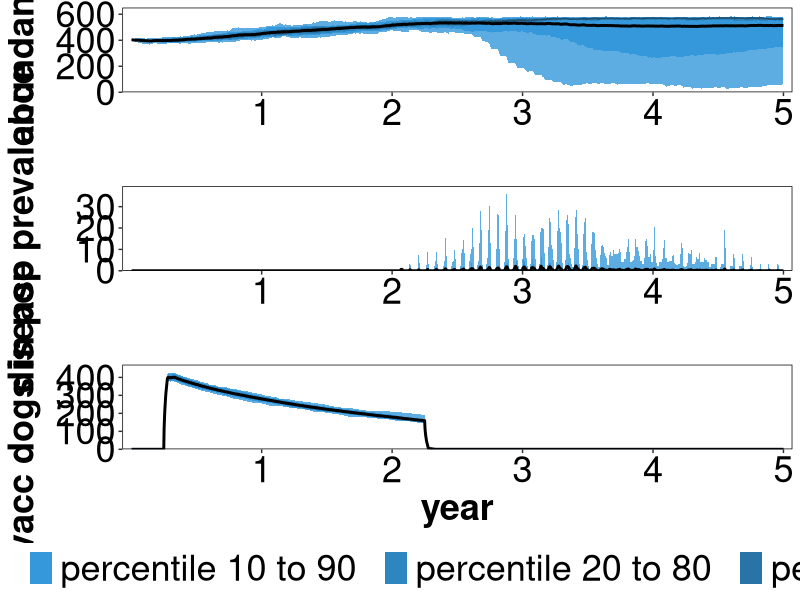

The R script that drew this image:

# BioEcon for Canine Rabies is an individual-based, stochastic simulation model that forecasts the 
# economic and biological results of management.

# Built by Aaron Anderson, Johann Kotze, Brody Hatch, and Jordan Navin

# Version 0.3. Last updated 2017-01-18
# Inquiries and bugs to: Aaron.M.Anderson@aphis.usda.gov 
# Custom builds available

# MIT License
# Copyright (c) 2017 Aaron Anderson
# Permission is hereby granted, free of charge, to any person obtaining a copy
# of this software and associated documentation files (the "Software"), to deal
# in the Software without restriction, including without limitation the rights
# to use, copy, modify, merge, publish, distribute, sublicense, and/or sell
# copies of the Software, and to permit persons to whom the Software is
# furnished to do so, subject to the following conditions:
# The above copyright notice and this permission notice shall be included in all
# copies or substantial portions of the Software.
# THE SOFTWARE IS PROVIDED "AS IS", WITHOUT WARRANTY OF ANY KIND, EXPRESS OR
# IMPLIED, INCLUDING BUT NOT LIMITED TO THE WARRANTIES OF MERCHANTABILITY,
# FITNESS FOR A PARTICULAR PURPOSE AND NONINFRINGEMENT. IN NO EVENT SHALL THE
# AUTHORS OR COPYRIGHT HOLDERS BE LIABLE FOR ANY CLAIM, DAMAGES OR OTHER
# LIABILITY, WHETHER IN AN ACTION OF CONTRACT, TORT OR OTHERWISE, ARISING FROM,
# OUT OF OR IN CONNECTION WITH THE SOFTWARE OR THE USE OR OTHER DEALINGS IN THE
# SOFTWARE.

########################################################################################################################
rm(list=ls())
set.seed(2)

# load required packages
library(ggplot2)
library(gridExtra)
library(gtable)
library(grid)

# inputs for simulation
simulationYears <- 5
simulationEnd   <- 365 * simulationYears
iterations      <- 25

# inputs for initial population
initialPopSize    <- 404
initialFracAdult  <- 0.49
initialFracPup    <- 0.39
initialFracFemale <- 0.38
initialFracImmune <- 0.0
initialFracContra <- 0.0
initialFracVacc   <- 0.0
initialFracSter   <- 0.0

# inputs for mortality
maxJuvAge          <- 299
maxPuppyAge        <- 89
maxAge             <- 4000
carryingCap        <- 577
pupAnnMortProb     <- 0.90
juvAnnMortProb     <- 0.63
adultAnnMortProb   <- 0.32
emigrationProb     <- 0

# inputs for reproduction
immigrantDogs        <- 189
expectedLittersPFY   <- 0.31
expLitterPer <- expectedLittersPFY
meanLitterSize       <- 4.4
femalePupProb        <- 0.38
fractionBirthPulse   <- 0.0
birthPulseVector     <- rep(0, 12)
birthPulseVector[1]  <- 0 
birthPulseVector[2]  <- 0 
birthPulseVector[3]  <- 0
birthPulseVector[4]  <- 0 
birthPulseVector[5]  <- 0 
birthPulseVector[6]  <- 0 
birthPulseVector[7]  <- 0
birthPulseVector[8]  <- 0
birthPulseVector[9]  <- 0 
birthPulseVector[10] <- 0 
birthPulseVector[11] <- 0 
birthPulseVector[12] <- 0 

# inputs for disease
monthsOfPressure      <- 1
dogsPerMonthExposed   <- 1
monthInitIntroduction <- 25
transmissionParam     <- 2.15
bitesPerRabidMean <- transmissionParam
bitesPerRabidShape    <- 1.33
probInfectionFromBite <- 0.49
timeLimitExposed      <- 22 
timeLimitInfective    <- 3
survivalProb          <- 0

# inputs for benefits of management
bitesPerNonRabid     <- 0.00017/3 
bitesPerRabid        <- 0.06756/3 
PEPperNonRabidBite   <- 0.991
PEPperRabidBite      <- 0.991
costPerPEP           <- 754.92
lifeLossPerRabidBite <- 0.19

# inputs for treatment costs
vaccineCost             <- 2.426
contraceptionCostFemale <- 150
contraceptionCostMale   <- 150
sterilizationCostFemale <- 300
sterilizationCostMale   <- 200
euthanasiaCost          <- 150

# inputs for effectiveness of contraception and vaccination
timeVaccineEffective       <- 730
timeBoosterEffective       <- 1095
timeContraEffectiveMales   <- 730
timeContraEffectiveFemales <- 730

# inputs for contact costs
# note: 25, 50, 75, 100, mean 25% 50%, 75%, 100% of specified 
#       initial abundance
contactCost25  <- 1019.09
contactCost50  <- 2757.3
contactCost75  <- 4735.89
contactCost100 <- 8453.7

# input for budget years 1-5    
annualBudget     <- rep(0, simulationYears)
annualBudget[1]  <- 50000
annualBudget[2]  <- 0
annualBudget[3]  <- 0
annualBudget[4]  <- 0
annualBudget[5]  <- 0

# inputs for strategy
# note: model assumes already sterilized dogs are not re-sterilized. 
#       Within the same year dogs will not be vaccinated or contracepted 
#       twice. If dogs are re-contancted in a future year, they will be 
#       re-vaccinated or re-contracepted
# note: contraception and sterilization cannot both equal 1 for same 
#       demographic
# note: if euthanisia equal 1 for some demographic, 
#       all other treatments must equal zero  
vaccPuppyMale     <- 1
vaccPuppyFemale   <- 1
vaccAdultMale     <- 1
vaccAdultFemale   <- 1
vaccJuvMale       <- 1
vaccJuvFemale     <- 1
contraPuppyMale   <- 0
contraPuppyFemale <- 0
contraAdultMale   <- 0
contraAdultFemale <- 0
contraJuvMale     <- 0
contraJuvFemale   <- 0
sterPuppyMale     <- 0
sterPuppyFemale   <- 0
sterAdultMale     <- 0
sterAdultFemale   <- 0
sterJuvMale       <- 0
sterJuvFemale     <- 0
euthPuppyMale     <- 0
euthPuppyFemale   <- 0
euthAdultMale     <- 0
euthAdultFemale   <- 0
euthJuvMale       <- 0
euthJuvFemale     <- 0

boosterGiven <- TRUE

# inputs for management timing
mgtMonthVector     <- rep(0, 12)
mgtMonthVector[1]  <- 0 
mgtMonthVector[2]  <- 0 
mgtMonthVector[3]  <- 0
mgtMonthVector[4]  <- 1
mgtMonthVector[5]  <- 0
mgtMonthVector[6]  <- 0
mgtMonthVector[7]  <- 0
mgtMonthVector[8]  <- 0
mgtMonthVector[9]  <- 0
mgtMonthVector[10] <- 0
mgtMonthVector[11] <- 0
mgtMonthVector[12] <- 0
########################################################################################################################


########################################################################################################################
# Misc preliminary calculations and assignments:

# Get total number of days in simulation:
simulationEnd   <- 365 * simulationYears

# A vector of month number for use in seasonal timing:
monthSeries <- c(rep(1, 31), rep(2, 28), rep(3, 31), rep(4, 30), 
                 rep(5, 31), rep(6, 30), rep(7, 31), rep(8, 31),
                 rep(9, 30), rep(10, 31), rep(11, 30), rep(12, 31)) 

monthFirstDays <- rep(c(match(1, monthSeries), match(2, monthSeries), match(3, monthSeries), match(4, monthSeries),
                        match(5, monthSeries), match(6, monthSeries), match(7, monthSeries), match(8, monthSeries),
                        match(9, monthSeries), match(10, monthSeries), match(11, monthSeries), match(12, monthSeries)),
                      simulationYears)

# Get days of each year that disease will be introduced:
pressureMonths <- seq(monthInitIntroduction, monthInitIntroduction + monthsOfPressure - 1)  
pressureYears <- (pressureMonths - 1) %/% 12 + 1
pressureDays <- list()
for (i in 1:simulationYears) {
  if (sum(pressureYears == i) > 0) {
    pressureDays[[i]] <- monthFirstDays[pressureMonths[pressureYears == i]]
  } else {
    pressureDays[[i]] <- 0
  }
}
flush.console()

# Calculate demographics of initial population:
initialAdults     <- round(initialFracAdult * initialPopSize)
initialSubAdults  <- initialPopSize - initialAdults
initialPuppies    <- round(initialFracPup * initialSubAdults)
initialJuveniles  <- initialSubAdults - initialPuppies

# Calculate daily mortality probabilities:
pupMortalityProb   <- 1 - (1 - pupAnnMortProb) ^ (1/365)
juvMortalityProb   <- 1 - (1 - juvAnnMortProb) ^ (1/365)
adultMortalityProb <- 1 - (1 - adultAnnMortProb) ^ (1/365)

# Calculate daily litter probabilities:
monthDayCount <- c(31, 28, 31, 30, 31, 30, 31, 31, 30, 31, 30, 31)
if(sum(birthPulseVector) != 12 & sum(birthPulseVector != 0)) {
  peakDays <- sum(birthPulseVector * monthDayCount)
  peakProb <- (fractionBirthPulse * expLitterPer) / peakDays
  offPeakDays <- sum((!birthPulseVector) * monthDayCount)
  offPeakProb <- ((1-fractionBirthPulse) * expLitterPer) / offPeakDays
  litterProbability <- rep(offPeakProb, 365)
  for(m in 1:12) {
    if(birthPulseVector[m] == 1) {
      litterProbability[monthSeries == m] <- peakProb
    }
  }
} else {
  litterProbability <- rep(expLitterPer / 365, 365)
}

# Calculate marginal costs of contact:
marginalCost1 <- contactCost25 / (initialPopSize * 0.25)
marginalCost2 <- contactCost50 / (initialPopSize * 0.25)
marginalCost3 <- contactCost75 / (initialPopSize * 0.25)
marginalCost4 <- contactCost100 / (initialPopSize * 0.25)
marginalCost <- c(marginalCost1, marginalCost2, marginalCost3, marginalCost4)

# List days that management will occur:
mgtDayVector <- rep(0, 365)
for(m in 1:12) {
  if(mgtMonthVector[m] == 1) {
    mgtDayVector[monthSeries == m] <- 1
  }
}
managementDays <- seq(1, 365)
managementDays <- managementDays[mgtDayVector == 1]

# A list of traits in the population matrix:
traitList <- c('age', 'puppy', 'adult','female',
               'sterilized', 'contracepted', 'timeContra',
               'vaccinated', 'timeVacc',
               'boosted', 'contacted', 'contactCost',
               'exposed', 'timeExposed',
               'infective', 'timeInfective',
               'immune', 'month')

# A list of results that will be tracked:
censusSeries <- c('abundance', 'puppy', 'adult', 'females', 
                  'sterilized', 'femalesSterilized',
                  'contracepted', 'femalesContracepted', 
                  'vaccinated', 'immune', 'exposed', 'infective',
                  'PEPs', 'lifeLoss', 'newlyVaccinated') 
censusVector <- rep(0, length(censusSeries))
names(censusVector) <- censusSeries

# Create a 3d array to store results:
resultsMatrix <- array(data=NA, dim=c(simulationEnd, length(censusSeries), iterations))
colnames(resultsMatrix) <- censusSeries

# Create a vector of binary strategy indicators:
strategyNames <- c('vaccPuppyMale', 'vaccPuppyFemale',
                   'vaccAdultMale', 'vaccAdultFemale', 
                   'vaccJuvMale', 'vaccJuvFemale',
                   'contraPuppyMale', 'contraPuppyFemale',
                   'contraAdultMale', 'contraAdultFemale',
                   'contraJuvMale', 'contraJuvFemale',
                   'sterPuppyMale', 'sterPuppyFemale',
                   'sterAdultMale', 'sterAdultFemale', 
                   'sterJuvMale', 'sterJuvFemale',
                   'euthPuppyMale', 'euthPuppyFemale',
                   'euthAdultMale', 'euthAdultFemale', 
                   'euthJuvMale', 'euthJuvFemale') 
strategyVector <- c(vaccPuppyMale, vaccPuppyFemale,
                    vaccAdultMale, vaccAdultFemale, 
                    vaccJuvMale, vaccJuvFemale,
                    contraPuppyMale, contraPuppyFemale,
                    contraAdultMale, contraAdultFemale, 
                    contraJuvMale, contraJuvFemale,
                    sterPuppyMale, sterPuppyFemale,
                    sterAdultMale, sterAdultFemale, 
                    sterJuvMale, sterJuvFemale,
                    euthPuppyMale, euthPuppyFemale,
                    euthAdultMale, euthAdultFemale, 
                    euthJuvMale, euthJuvFemale)
names(strategyVector) <- strategyNames

# Create a cost vector to indicate unit cost of each strategy:
strategyCostVector <- c(rep(vaccineCost, 6),
                        contraceptionCostMale, contraceptionCostFemale,
                        contraceptionCostMale, contraceptionCostFemale, 
                        contraceptionCostMale, contraceptionCostFemale,
                        sterilizationCostMale, sterilizationCostFemale,
                        sterilizationCostMale, sterilizationCostFemale, 
                        sterilizationCostMale, sterilizationCostFemale,
                        rep(euthanasiaCost, 6))
names(strategyCostVector) <- strategyNames
########################################################################################################################


########################################################################################################################
getDailyBudget <- function(j) {
  # Arguments: The year of the simulation (j)
  # Return:    The amount that can be spent each day given the management months specified and the annual budget
  # Purpose:   Called at the beginning of each year to allocate the budget across management campaigns during year
  dailyBudget <- mgtDayVector * (annualBudget[j] / sum(mgtDayVector))
  return(dailyBudget)
}
########################################################################################################################


########################################################################################################################
InitialPopulation <- function() {
  # Agruments: None.
  # Return:    The population matrix.
  # Purpose:   Construct the initial population matrix.
  
  popMatrix <- matrix(0, nrow=initialPopSize, ncol=length(traitList))
  colnames(popMatrix) <- traitList                 
  popMatrix[, 'age'] <- c(sample(seq(1, maxPuppyAge), initialPuppies, replace=TRUE),
                          sample(seq(maxPuppyAge + 1, maxJuvAge), initialJuveniles, replace=TRUE),
                          sample(seq(maxJuvAge + 1, maxAge), initialAdults, replace=TRUE))
  popMatrix[, 'female'] <- sample(c(0, 1), initialPopSize, replace=TRUE, 
                                  prob=c(1-initialFracFemale, initialFracFemale))
  popMatrix[, 'contracepted'] <- sample(c(0, 1), initialPopSize, replace=TRUE, 
                                        prob=c(1-initialFracContra, initialFracContra))
  popMatrix[, 'sterilized'] <- sample(c(0, 1), initialPopSize, replace=TRUE, 
                                      prob=c(1-initialFracSter, initialFracSter))
  popMatrix[, 'vaccinated'] <- sample(c(0, 1), initialPopSize, replace=TRUE, 
                                      prob=c(1-initialFracVacc, initialFracVacc))
  popMatrix[, 'immune'] <- sample(c(0, 1), initialPopSize, replace=TRUE, 
                                  prob=c(1-initialFracImmune, initialFracImmune))
  popMatrix[popMatrix[, 'contracepted']==1, 'timeContra'] <- 
    vapply(popMatrix[popMatrix[, 'contracepted']==1, 'age'], sample, size=1, FUN.VALUE=0) 
  popMatrix[popMatrix[, 'vaccinated']==1, 'timeVacc'] <- 
    vapply(popMatrix[popMatrix[, 'vaccinated']==1, 'age'], sample, size=1, FUN.VALUE=0)
  popMatrix[popMatrix[, 'age'] > maxJuvAge, 'adult'] <- 1
  popMatrix[popMatrix[, 'age'] <= maxPuppyAge, 'puppy'] <- 1
  popMatrix[, 'month'] <- 1
  popMatrix[, 'contactCost'] <- sample(marginalCost, nrow(popMatrix), replace=TRUE)
  
  return(popMatrix)
}
########################################################################################################################


########################################################################################################################
MortalityFunction <- function() {
  # Arguments: None.
  # Return:    An updated population matrix.
  # Purpose:   Induces out-migration, probabilistic mortality,
  #            old-age mortality, and censors population to carrying capacity.
  
  # Induce out-migration:
  emigDraw  <- runif(nrow(popMatrix))
  popMatrix <- popMatrix[emigDraw > emigrationProb, , drop=FALSE]
  
  # Induce mortality:
  n <- nrow(popMatrix)
  mortProbVector <- rep(adultMortalityProb, n)
  mortProbVector[popMatrix[, 'age'] <= maxJuvAge]  <- juvMortalityProb
  mortProbVector[popMatrix[, 'age'] <= maxPuppyAge] <- pupMortalityProb
  mortDraw <- runif(n)
  popMatrix <- popMatrix[mortDraw > mortProbVector, , drop=FALSE]
  popMatrix <- popMatrix[maxAge > popMatrix[, 'age'], , drop=FALSE]
  n <- nrow(popMatrix)
  popMatrix <- popMatrix[sample(seq(1, n), min(carryingCap, n), replace=FALSE), , drop=FALSE]
  
  return(popMatrix)
}
########################################################################################################################


########################################################################################################################
ReproductionFunction <- function(d) {
  # Arguments: Day of the year.
  # Return:    An updated population matrix.
  # Purpose:   Induces reproduction and adds the new puppies to
  #            the population.
  
  popMatrix[popMatrix[, 'age'] == (maxJuvAge + 1), 'adult'] <- 1
  popMatrix[popMatrix[, 'age'] == (maxPuppyAge +1), 'puppy'] <- 0
  fertFemales <- sum(popMatrix[, 'adult'] == 1 & 
                       popMatrix[, 'female'] == 1 &
                       popMatrix[, 'contracepted'] == 0 &
                       popMatrix[, 'sterilized'] == 0 &
                       (popMatrix[, 'exposed'] + popMatrix[, 'infective'] == 0 | popMatrix[, 'immune'] == 1))
  fertFemales <- max(0, fertFemales)
  litterDraw <- runif(fertFemales)
  puppies <- round(sum(litterDraw < litterProbability[d]) * meanLitterSize)
  newDogMatrix <- matrix(0, nrow=puppies, ncol=length(traitList))
  colnames(newDogMatrix) <- traitList
  newDogMatrix[, 'female'] <- sample(c(0, 1), puppies, 
                                     replace=TRUE, prob=c(1-femalePupProb, 
                                                          femalePupProb))
  newDogMatrix[, 'puppy'] <- 1
  newDogMatrix[, 'contactCost'] <- sample(marginalCost, nrow(newDogMatrix), replace=TRUE)
  popMatrix <- rbind(popMatrix, newDogMatrix)
  
  return(popMatrix)
}
########################################################################################################################


########################################################################################################################
ImmigrationFunction <- function() {
  # Arguments: None.
  # Return:    An updated population matrix.
  # Purpose:  Creates immigrant dogs and adds them to the population.
  
  # Calcuate number of new dogs to be added each day:
  newDogCount <- immigrantDogs%/%365
  probNewDog <- (immigrantDogs%%365) / 365
  newDogCount <- newDogCount + (runif(1) < probNewDog)
  
  # Create and add new dogs:
  newDogMatrix <- matrix(0, nrow=newDogCount, ncol=length(traitList))
  colnames(newDogMatrix) <- traitList
  newDogMatrix[, 'female'] <- sample(c(0, 1), newDogCount, 
                                     replace=TRUE, 
                                     prob=c(1-initialFracFemale, 
                                            initialFracFemale))
  newDogMatrix[, 'age'] <- sample(seq(0, maxAge), newDogCount, replace=TRUE)
  newDogMatrix[newDogMatrix[, 'age'] > maxJuvAge, 'adult'] <- 1
  newDogMatrix[newDogMatrix[, 'age'] <= maxPuppyAge, 'puppy'] <- 1
  newDogMatrix[, 'contactCost'] <- sample(marginalCost, nrow(newDogMatrix), replace=TRUE)
  popMatrix <- rbind(popMatrix, newDogMatrix)
  
  return(popMatrix)
}
########################################################################################################################


########################################################################################################################
DiseaseSpreadFunction <- function() {
  # Arguments: None.
  # Return:    An updated population matrix.
  # Purpose:   Induces disease transmission, exogenous disease introduction.
  
  # Exogenous transmission:
  if (d %in% pressureDays[[j]]) {
    temp <- rep(0, nrow(popMatrix))
    # Generate a vector of 0's and 1's that indicates which individuals are exposed:
    temp[sample(seq(1, nrow(popMatrix)), dogsPerMonthExposed)] <- 1
    # Change states if the individual can be moved to the exposed state:
    newExposed <- temp == 1 & popMatrix[, 'infective'] == 0 & popMatrix[, 'exposed'] == 0 &
      popMatrix[, 'immune'] == 0 & popMatrix[, 'vaccinated'] == 0
    popMatrix[newExposed, 'exposed']     <- 1
    popMatrix[newExposed, 'timeExposed'] <- 0
  }
  
  # Endogenous transmission:
  infectiveDogs <- sum(popMatrix[, 'infective'])
  dailyRabidBites <- sum(rnbinom(infectiveDogs, size=(bitesPerRabidShape/timeLimitInfective), 
                                 mu=bitesPerRabidMean/timeLimitInfective))
  # Now we draw dogs randomly from population to be bitten:
  rowsBitten <- unique(sample(seq(1:nrow(popMatrix)), dailyRabidBites, replace=TRUE))
  bitten <- rep(0, nrow(popMatrix))
  bitten[rowsBitten] <- 1
  infectionDraw <- runif(nrow(popMatrix))
  # Treat dog as unbitten if did not actually aquire infection from bite:
  bitten[infectionDraw > probInfectionFromBite] <- 0
  # Take the dogs that received rabid bites and moved to exposed state if appropriate:
  newExposed <- bitten == 1 & popMatrix[, 'infective'] == 0 & popMatrix[, 'exposed'] == 0 &
    popMatrix[, 'immune'] == 0 & popMatrix[, 'vaccinated'] == 0
  popMatrix[newExposed, 'exposed']     <- 1
  popMatrix[newExposed, 'timeExposed'] <- 0
  
  return(popMatrix)
} 
########################################################################################################################


########################################################################################################################
DiseaseProgressionFunction <- function() {
  # Arguments: None.
  # Return:    An updated population matrix.
  # Purpose:   Induces transition from exposed and infective states.
  
  # Transition exposed to infective:
  newInfective <- popMatrix[, 'exposed'] == 1 & popMatrix[, 'timeExposed'] > timeLimitExposed
  popMatrix[newInfective, 'exposed']       <- 0
  popMatrix[newInfective, 'infective']     <- 1
  popMatrix[newInfective, 'timeInfective'] <- 0
  
  # Transition infective to death or immune:
  newRecovered <- popMatrix[, 'infective'] == 1 & popMatrix[, 'timeInfective'] > timeLimitInfective
  recoverDraw <- runif(length(newRecovered))
  recover <- newRecovered[recoverDraw < survivalProb]
  death <- newRecovered[recoverDraw >= survivalProb]
  popMatrix[recover, 'infective'] <- 0
  popMatrix[recover, 'immune']    <- 1
  popMatrix <- popMatrix[!death, , drop=FALSE]
  
  return(popMatrix)
}
########################################################################################################################


########################################################################################################################
CensusFunction <- function() {
  # Arguments: None.
  # Return: A vector of results.
  # Purpose: Calculate results that are recorded daily.
  
  censusVector['abundance'] <- nrow(popMatrix)
  censusVector['puppy'] <- sum(popMatrix[, 'age'] <= maxPuppyAge)
  censusVector['adult'] <- sum(popMatrix[, 'age'] > maxJuvAge)
  censusVector['females'] <- sum(popMatrix[, 'female'])
  censusVector['sterilized'] <- sum(popMatrix[, 'sterilized'])
  censusVector['femalesSterilized'] <- sum(popMatrix[, 'sterilized'] == 1 & popMatrix[, 'female'] == 1)
  censusVector['contracepted'] <- sum(popMatrix[, 'sterilized'])
  censusVector['femalesContracepted'] <- sum(popMatrix[, 'contracepted'] == 1 & 
                                               popMatrix[, 'female'] == 1)
  censusVector['vaccinated'] <- sum(popMatrix[, 'vaccinated'])
  censusVector['immune'] <- sum(popMatrix[, 'immune'])
  censusVector['exposed'] <- sum(popMatrix[, 'exposed'])
  censusVector['infective'] <- sum(popMatrix[, 'infective'])
  bitesNonRabid <- bitesPerNonRabid * (censusVector['abundance'] - censusVector['infective'])
  bitesRabid <- bitesPerRabid * (censusVector['infective'])
  censusVector['PEPs'] <- PEPperNonRabidBite * bitesNonRabid + PEPperRabidBite * bitesRabid
  censusVector['lifeLoss'] <- lifeLossPerRabidBite * ((1 - PEPperRabidBite) * bitesRabid)
  
  return(censusVector)
}
########################################################################################################################


########################################################################################################################
ManagementFunction <- function(d, marginalCost, dailyBudget, totalSpending, totalContacted) {
  dailySpending <- 0
  if (dailyBudget[d] > 0) {
    count <- 0
    while (dailySpending < dailyBudget[d] & min(popMatrix[, 'contacted']) == 0) {
      
      # if there are uncontacted dogs left in the lowest marginal cost category, contact them first
      if (sum(popMatrix[, 'contacted'] == 0 & popMatrix[, 'contactCost'] == marginalCost[1]) > 0) {
        dogNumber <- sample(rep(which(popMatrix[, 'contacted'] == 0 & 
                                      popMatrix[, 'contactCost'] == marginalCost[1]), 2), 1)
        # now check for uncontacted in 2nd lowest marginal cost category
      } else if (sum(popMatrix[, 'contacted'] == 0 & popMatrix[, 'contactCost'] == marginalCost[2]) > 0) {
        dogNumber <- sample(rep(which(popMatrix[, 'contacted'] == 0 & 
                                      popMatrix[, 'contactCost'] == marginalCost[2]), 2), 1)
        # and for 2nd highest marginal cost category
      } else if (sum(popMatrix[, 'contacted'] == 0 & popMatrix[, 'contactCost'] == marginalCost[3]) > 0) {
        dogNumber <- sample(rep(which(popMatrix[, 'contacted'] == 0 & 
                                      popMatrix[, 'contactCost'] == marginalCost[3]), 2), 1)
        # and for highest marginal cost category
      } else if (sum(popMatrix[, 'contacted'] == 0 & popMatrix[, 'contactCost'] == marginalCost[4]) > 0) {
        dogNumber <- sample(rep(which(popMatrix[, 'contacted'] == 0 & 
                                      popMatrix[, 'contactCost'] == marginalCost[4]), 2), 1)
      } else {
        break
      }
      
      popMatrix[dogNumber, 'contacted'] <- 1
      totalContacted <- totalContacted + 1
      dailySpending <- dailySpending + as.numeric(popMatrix[dogNumber, 'contactCost'])
      
      if (popMatrix[dogNumber, 'female'] == 1) {
        # FEMALE management starts here
        
        if (popMatrix[dogNumber, 'puppy'] == 1) {
          # female PUPPY management here
          if (strategyVector['euthPuppyFemale'] == 1) {
            popMatrix <- popMatrix[!dogNumber, , drop=FALSE]
            dailySpending <- dailySpending + as.numeric(strategyCostVector['euthPuppyFemale'])
          } else {
            if (strategyVector['sterPuppyFemale'] == 1) {
              if (popMatrix[dogNumber, 'sterilized'] == 0) {
                popMatrix[dogNumber, 'sterilized'] <- 1
                dailySpending <- dailySpending + as.numeric(strategyCostVector['sterPuppyFemale'])
              }
            } else if (strategyVector['contraPuppyFemale'] == 1) {
              if (popMatrix[dogNumber, 'sterilized'] == 0) {
                # we won't contracept if dog has been sterilized, be we will even if already contracepted
                popMatrix[dogNumber, 'contracepted'] <- 1
                popMatrix[dogNumber, 'timeContra'] <- 0
                dailySpending <- dailySpending + as.numeric(strategyCostVector['contraPuppyFemale'])
              }
            }
            if (strategyVector['vaccPuppyFemale'] == 1) {
              if (popMatrix[dogNumber, 'vaccinated'] == 0) {
                popMatrix[dogNumber, 'vaccinated'] <- 1
                popMatrix[dogNumber, 'timeVacc'] <- 0
                dailySpending <- dailySpending + as.numeric(strategyCostVector['vaccPuppyFemale'])
              } else if (boosterGiven == TRUE) {
                popMatrix[dogNumber, 'vaccinated'] <- 1
                popMatrix[dogNumber, 'boosted'] <- 1
                popMatrix[dogNumber, 'timeVacc'] <- 0
                dailySpending <- dailySpending + as.numeric(strategyCostVector['vaccPuppyFemale'])
              }
            }
          }
        } else if (popMatrix[dogNumber, 'adult'] == 1) {
          # female ADULT management here
          if (strategyVector['euthAdultFemale'] == 1) {
            popMatrix <- popMatrix[!dogNumber, , drop=FALSE]
            dailySpending <- dailySpending + as.numeric(strategyCostVector['euthAdultFemale'])
          } else {
            if (strategyVector['sterAdultFemale'] == 1) {
              if (popMatrix[dogNumber, 'sterilized'] == 0) {
                popMatrix[dogNumber, 'sterilized'] <- 1
                dailySpending <- dailySpending + as.numeric(strategyCostVector['sterAdultFemale'])
              }
            } else if (strategyVector['contraAdultFemale'] == 1) {
              if (popMatrix[dogNumber, 'sterilized'] == 0) {
                # we won't contracept if dog has been sterilized, be we will even if already contracepted
                popMatrix[dogNumber, 'contracepted'] <- 1
                popMatrix[dogNumber, 'timeContra'] <- 0
                dailySpending <- dailySpending + as.numeric(strategyCostVector['contraAdultFemale'])
              }
            }
            if (strategyVector['vaccAdultFemale'] == 1) {
              if (popMatrix[dogNumber, 'vaccinated'] == 0) {
                popMatrix[dogNumber, 'vaccinated'] <- 1
                popMatrix[dogNumber, 'timeVacc'] <- 0
                dailySpending <- dailySpending + as.numeric(strategyCostVector['vaccAdultFemale'])
              } else if (boosterGiven == TRUE) {
                popMatrix[dogNumber, 'vaccinated'] <- 1
                popMatrix[dogNumber, 'boosted'] <- 1
                popMatrix[dogNumber, 'timeVacc'] <- 0
                dailySpending <- dailySpending + as.numeric(strategyCostVector['vaccAdultFemale'])
              }
            }
          }
        } else {
          # female JUVENILE management here
          if (strategyVector['euthJuvFemale'] == 1) {
            popMatrix <- popMatrix[!dogNumber, , drop=FALSE]
            dailySpending <- dailySpending + as.numeric(strategyCostVector['euthJuvFemale'])
          } else {
            if (strategyVector['sterJuvFemale'] == 1) {
              if (popMatrix[dogNumber, 'sterilized'] == 0) {
                popMatrix[dogNumber, 'sterilized'] <- 1
                dailySpending <- dailySpending + as.numeric(strategyCostVector['sterJuvFemale'])
              }
            } else if (strategyVector['contraJuvFemale'] == 1) {
              if (popMatrix[dogNumber, 'sterilized'] == 0) {
                # we won't contracept if dog has been sterilized, be we will even if already contracepted
                popMatrix[dogNumber, 'contracepted'] <- 1
                popMatrix[dogNumber, 'timeContra'] <- 0
                dailySpending <- dailySpending + as.numeric(strategyCostVector['contraJuvFemale'])
              }
            }
            if (strategyVector['vaccJuvFemale'] == 1) {
              if (popMatrix[dogNumber, 'vaccinated'] == 0) {
                popMatrix[dogNumber, 'vaccinated'] <- 1
                popMatrix[dogNumber, 'timeVacc'] <- 0
                dailySpending <- dailySpending + as.numeric(strategyCostVector['vaccJuvFemale'])
              } else if (boosterGiven == TRUE) {
                popMatrix[dogNumber, 'vaccinated'] <- 1
                popMatrix[dogNumber, 'boosted'] <- 1
                popMatrix[dogNumber, 'timeVacc'] <- 0
                dailySpending <- dailySpending + as.numeric(strategyCostVector['vaccJuvFemale'])
              }
            }
          }
        } 
        
      } else {
        # MALE management starts here
        if (popMatrix[dogNumber, 'puppy'] == 1) {
          # male PUPPY management here
          if (strategyVector['euthPuppyMale'] == 1) {
            popMatrix <- popMatrix[!dogNumber, , drop=FALSE]
            dailySpending <- dailySpending + as.numeric(strategyCostVector['euthPuppyMale'])
          } else {
            if (strategyVector['sterPuppyMale'] == 1) {
              if (popMatrix[dogNumber, 'sterilized'] == 0) {
                popMatrix[dogNumber, 'sterilized'] <- 1
                dailySpending <- dailySpending + as.numeric(strategyCostVector['sterPuppyMale'])
              }
            } else if (strategyVector['contraPuppyMale'] == 1) {
              if (popMatrix[dogNumber, 'sterilized'] == 0) {
                # we won't contracept if dog has been sterilized, be we will even if already contracepted
                popMatrix[dogNumber, 'contracepted'] <- 1
                popMatrix[dogNumber, 'timeContra'] <- 0
                dailySpending <- dailySpending + as.numeric(strategyCostVector['contraPuppyMale'])
              }
            }
            if (strategyVector['vaccPuppyMale'] == 1) {
              if (popMatrix[dogNumber, 'vaccinated'] == 0) {
                popMatrix[dogNumber, 'vaccinated'] <- 1
                popMatrix[dogNumber, 'timeVacc'] <- 0
                dailySpending <- dailySpending + as.numeric(strategyCostVector['vaccPuppyMale'])
              } else if (boosterGiven == TRUE) {
                popMatrix[dogNumber, 'vaccinated'] <- 1
                popMatrix[dogNumber, 'boosted'] <- 1
                popMatrix[dogNumber, 'timeVacc'] <- 0
                dailySpending <- dailySpending + as.numeric(strategyCostVector['vaccPuppyMale'])
              }
            }
          }
          
        } else if (popMatrix[dogNumber, 'adult'] == 1) {
          # male ADULT management here
          if (strategyVector['euthAdultMale'] == 1) {
            popMatrix <- popMatrix[!dogNumber, , drop=FALSE]
            dailySpending <- dailySpending + as.numeric(strategyCostVector['euthAdultMale'])
          } else {
            if (strategyVector['sterAdultMale'] == 1) {
              if (popMatrix[dogNumber, 'sterilized'] == 0) {
                popMatrix[dogNumber, 'sterilized'] <- 1
                dailySpending <- dailySpending + as.numeric(strategyCostVector['sterAdultMale'])
              }
            } else if (strategyVector['contraAdultMale'] == 1) {
              if (popMatrix[dogNumber, 'sterilized'] == 0) {
                # we won't contracept if dog has been sterilized, be we will even if already contracepted
                popMatrix[dogNumber, 'contracepted'] <- 1
                popMatrix[dogNumber, 'timeContra'] <- 0
                dailySpending <- dailySpending + as.numeric(strategyCostVector['contraAdultMale'])
              }
            }
            if (strategyVector['vaccAdultMale'] == 1) {
              if (popMatrix[dogNumber, 'vaccinated'] == 0) {
                popMatrix[dogNumber, 'vaccinated'] <- 1
                popMatrix[dogNumber, 'timeVacc'] <- 0
                dailySpending <- dailySpending + as.numeric(strategyCostVector['vaccAdultMale'])
              } else if (boosterGiven == TRUE) {
                popMatrix[dogNumber, 'vaccinated'] <- 1
                popMatrix[dogNumber, 'boosted'] <- 1
                popMatrix[dogNumber, 'timeVacc'] <- 0
                dailySpending <- dailySpending + as.numeric(strategyCostVector['vaccAdultMale'])
              }
            }
          }
          
        } else {
          # male JUVENILE management here
          if (strategyVector['euthJuvMale'] == 1) {
            popMatrix <- popMatrix[!dogNumber, , drop=FALSE]
            dailySpending <- dailySpending + as.numeric(strategyCostVector['euthJuvMale'])
          } else {
            if (strategyVector['sterJuvMale'] == 1) {
              if (popMatrix[dogNumber, 'sterilized'] == 0) {
                popMatrix[dogNumber, 'sterilized'] <- 1
                dailySpending <- dailySpending + as.numeric(strategyCostVector['sterJuvMale'])
              }
            } else if (strategyVector['contraJuvMale'] == 1) {
              if (popMatrix[dogNumber, 'sterilized'] == 0) {
                # we won't contracept if dog has been sterilized, be we will even if already contracepted
                popMatrix[dogNumber, 'contracepted'] <- 1
                popMatrix[dogNumber, 'timeContra'] <- 0
                dailySpending <- dailySpending + as.numeric(strategyCostVector['contraJuvMale'])
              }
            }
            if (strategyVector['vaccJuvMale'] == 1) {
              if (popMatrix[dogNumber, 'vaccinated'] == 0) {
                popMatrix[dogNumber, 'vaccinated'] <- 1
                popMatrix[dogNumber, 'timeVacc'] <- 0
                dailySpending <- dailySpending + as.numeric(strategyCostVector['vaccJuvMale'])
              } else if (boosterGiven == TRUE) {
                popMatrix[dogNumber, 'vaccinated'] <- 1
                popMatrix[dogNumber, 'boosted'] <- 1
                popMatrix[dogNumber, 'timeVacc'] <- 0
                dailySpending <- dailySpending + as.numeric(strategyCostVector['vaccJuvMale'])
              }
            }
          }
        } 
      }
    }
  }
  
  return(list(popMatrix, totalContacted, dailySpending))
}
########################################################################################################################


########################################################################################################################
TimeFunction <- function() {
  # Arguments: None.
  # Return:    An updated population matrix.
  # Purpose:   Updates time-related columns in the population matrix.
  
  if (boosterGiven == FALSE) {
    # Turn off vaccinated and contracepted when time limit reached: 
    popMatrix[popMatrix[, 'timeVacc'] == timeVaccineEffective, 'vaccinated'] <- 0
    popMatrix[(popMatrix[, 'timeContra'] == timeContraEffectiveFemales & popMatrix[, 'female'] == 1), 
              'contracepted'] <- 0
    popMatrix[(popMatrix[, 'timeContra'] == timeContraEffectiveMales & popMatrix[, 'female'] == 0), 
              'contracepted'] <- 0
  } else {
    # Turn off vaccinated when time limit reached: 
    popMatrix[(popMatrix[, 'timeVacc'] == timeVaccineEffective & popMatrix[, 'boosted'] == 0), 'vaccinated'] <- 0
    
    # Turn off boosted and vaccinated when time limit reached:
    popMatrix[(popMatrix[, 'timeVacc'] == timeBoosterEffective & popMatrix[, 'boosted'] == 1), 'vaccinated'] <- 0
    popMatrix[(popMatrix[, 'timeVacc'] == timeBoosterEffective & popMatrix[, 'boosted'] == 1), 'boosted'] <- 0
    
    # Turn off contracepted when time limit reached:
    popMatrix[(popMatrix[, 'timeContra'] == timeContraEffectiveFemales & popMatrix[, 'female'] == 1), 
              'contracepted'] <- 0
    popMatrix[(popMatrix[, 'timeContra'] == timeContraEffectiveMales & popMatrix[, 'female'] == 0), 
              'contracepted'] <- 0
  }
  
  popMatrix[, 'age']           <- popMatrix[, 'age'] + 1
  popMatrix[, 'timeVacc']      <- popMatrix[, 'timeVacc'] + 1
  popMatrix[, 'timeContra']    <- popMatrix[, 'timeContra'] + 1
  popMatrix[, 'timeExposed']   <- popMatrix[, 'timeExposed'] + 1
  popMatrix[, 'timeInfective'] <- popMatrix[, 'timeInfective'] + 1
  
  return(popMatrix)
}
########################################################################################################################


########################################################################################################################
# Loop through iterations:
for(i in 1:iterations) {
  print(paste('Running iteration', i))
  flush.console()
  popMatrix <- InitialPopulation()
  
  # Loop through years:
  for(j in 1:simulationYears) {
    # reset total spending, number of dogs contacted, and contacted indicator at start of year
    totalSpending <- 0
    totalContacted <- 0
    popMatrix[, 'contacted'] <- 0
    # get the daily budget for each day of year
    dailyBudget <- getDailyBudget(j)
    
    # Loop through days of the year
    for(d in 1:365) {
      popMatrix[, 'month'] <- monthSeries[d]
      resultsMatrix[(365 * (j-1) + d), ,i] <- CensusFunction()
      popMatrix <- MortalityFunction()
      popMatrix <- ReproductionFunction(d)
      popMatrix <- ImmigrationFunction()
      popMatrix <- DiseaseProgressionFunction()
      popMatrix <- DiseaseSpreadFunction()
      tempVacc <- sum(popMatrix[, 'vaccinated'])
      if (totalSpending < annualBudget[j]) {
        mgtReturnList <- ManagementFunction(d, marginalCost, dailyBudget, totalSpending, totalContacted)
        popMatrix <- mgtReturnList[[1]]
        totalContacted <- mgtReturnList[[2]]
        totalSpending <- totalSpending + mgtReturnList[[3]]
      }
      # Record new vaccinations:
      resultsMatrix[(365 * (j-1) + d), 'newlyVaccinated', i] <- sum(popMatrix[, 'vaccinated']) - tempVacc
      popMatrix <- TimeFunction()
    }  # close d for loop
  }  # close j for loop
}  # close i for loop
########################################################################################################################

########################################################################################################################
# to access resultsMatrix:
#   resultsMatrix[day, results series, iteration]

# getting means across iterations:
meanResults <- matrix(NA, nrow=simulationEnd, ncol=length(censusSeries))
for(i in 1:simulationEnd) {
  for(j in 1:length(censusSeries)) {
    meanResults[i, j] <- mean(resultsMatrix[i, j, ], na.rm=TRUE)
  }
}
names(resultsMatrix[1, , 1])    
########################################################################################################################


########################################################################################################################
# get some key results

dogDaysOfInfection   <- round(sum(apply((resultsMatrix[, 'infective', ]), 1, mean, na.rm=TRUE)))
meanAbundance        <- round(mean(apply(resultsMatrix[, 'abundance', ], 1, mean, na.rm=TRUE)))
totalCostOfInfection <- round(sum(apply(resultsMatrix[, 'PEPs', ], 1, mean, na.rm=TRUE))*costPerPEP)
totalHumanDeaths     <- round(sum(apply(resultsMatrix[, 'lifeLoss', ], 1, mean, na.rm=TRUE)))
totalBudget          <- round(sum(annualBudget[1:simulationYears]))
totalVaccinations    <- round(sum(apply(resultsMatrix[, 'newlyVaccinated', ], 1, mean, na.rm=TRUE)))
vaccPercentage       <- max(apply(resultsMatrix[, 'vaccinated', ] / resultsMatrix[, 'abundance', ], 
                                  1, mean, na.rm=TRUE))

# resultsMatrix[, 'infective', ] is a matrix with rows=days and columns=iterations
# get max prevalence by iteration:
maxPrev <- apply(resultsMatrix[, 'infective', ], 2, max, na.rm=TRUE)
dogDaysOfInfection
mean(maxPrev)
mean(maxPrev[maxPrev > 1])
sum(maxPrev > 1)/iterations
totalVaccinations
totalBudget + totalCostOfInfection
totalHumanDeaths
vaccPercentage
########################################################################################################################


########################################################################################################################
# Plot abundance over time
plot.new()
abunMax <- max(resultsMatrix[, 'abundance', ]) * 1.1
daySeries <- seq(1, simulationEnd)

quant0abun   <- apply(resultsMatrix[, 'abundance', ], 1, quantile, 0.0)
quant10abun  <- apply(resultsMatrix[, 'abundance', ], 1, quantile, 0.1)
quant20abun  <- apply(resultsMatrix[, 'abundance', ], 1, quantile, 0.2)
quant30abun  <- apply(resultsMatrix[, 'abundance', ], 1, quantile, 0.3)
quant40abun  <- apply(resultsMatrix[, 'abundance', ], 1, quantile, 0.4)
quant50abun  <- apply(resultsMatrix[, 'abundance', ], 1, quantile, 0.5)
quant60abun  <- apply(resultsMatrix[, 'abundance', ], 1, quantile, 0.6)
quant70abun  <- apply(resultsMatrix[, 'abundance', ], 1, quantile, 0.7)
quant80abun  <- apply(resultsMatrix[, 'abundance', ], 1, quantile, 0.8)
quant90abun  <- apply(resultsMatrix[, 'abundance', ], 1, quantile, 0.9)
quant100abun <- apply(resultsMatrix[, 'abundance', ], 1, quantile, 1.0)
meanAbun = apply(resultsMatrix[, 'abundance', ], 1, mean, na.rm=TRUE)

abundPlot <- ggplot() +
  geom_ribbon(aes(x=daySeries, ymax=quant100abun, ymin=quant0abun, fill='full range  ')) +
  geom_ribbon(aes(x=daySeries, ymax=quant90abun, ymin=quant10abun, fill='percentile 10 to 90  ')) +
  geom_ribbon(aes(x=daySeries, ymax=quant80abun, ymin=quant20abun, fill='percentile 20 to 80  ')) +
  geom_ribbon(aes(x=daySeries, ymax=quant70abun, ymin=quant30abun, fill='percentile 30 to 70  ')) +
  geom_ribbon(aes(x=daySeries, ymax=quant60abun, ymin=quant40abun, fill='percentile 40 to 60  ')) +
  geom_line(aes(daySeries, quant50abun, colour = 'median  ')) +
  geom_line(aes(daySeries, meanAbun, colour = 'mean  '), size=1.0) +
  scale_x_continuous(limits=c(0, simulationEnd), expand = c(0, 25), breaks=c(365, 730, 1095, 1460, 1825),
                     labels = c('1', '2', '3', '4', '5')) +
  scale_y_continuous(limits=c(0, abunMax), expand = c(0, 0)) +
  ylab('abundance') +
  theme(axis.title.y=element_text(margin=margin(0,10,0,0))) +
  theme(axis.text=element_text(size=26, color='black'), 
        axis.title=element_text(size=26, face="bold", color='black')) +
  xlab('') +
  theme(axis.line = element_blank(),
        panel.grid.major = element_blank(),
        panel.grid.minor = element_blank(),
        panel.border = element_rect(fill=NA, colour='black'),
        panel.background = element_blank()) +
  scale_colour_manual(name=NULL, values=c('median  '='#1B4F72',
                                          'mean  '='black')) +
  scale_fill_manual(name=NULL, values=c('full range  '='#5DADE2', 
                                        'percentile 10 to 90  '='#3498DB', 
                                        'percentile 20 to 80  '='#2E86C1', 
                                        'percentile 30 to 70  '='#2874A6', 
                                        'percentile 40 to 60  '='#21618C')) +
  theme(legend.text.align=0) + 
  theme(legend.position='none') 
########################################################################################################################


########################################################################################################################
# Plot disease prevalence over time

daySeries <- seq(1, simulationEnd)
prevMax <- max(resultsMatrix[, 'infective', ]) * 1.1

quant0inf   <- apply(resultsMatrix[, 'infective', ], 1, quantile, 0.0)
quant10inf  <- apply(resultsMatrix[, 'infective', ], 1, quantile, 0.1)
quant20inf  <- apply(resultsMatrix[, 'infective', ], 1, quantile, 0.2)
quant30inf  <- apply(resultsMatrix[, 'infective', ], 1, quantile, 0.3)
quant40inf  <- apply(resultsMatrix[, 'infective', ], 1, quantile, 0.4)
quant50inf  <- apply(resultsMatrix[, 'infective', ], 1, quantile, 0.5)
quant60inf  <- apply(resultsMatrix[, 'infective', ], 1, quantile, 0.6)
quant70inf  <- apply(resultsMatrix[, 'infective', ], 1, quantile, 0.7)
quant80inf  <- apply(resultsMatrix[, 'infective', ], 1, quantile, 0.8)
quant90inf  <- apply(resultsMatrix[, 'infective', ], 1, quantile, 0.9)
quant100inf <- apply(resultsMatrix[, 'infective', ], 1, quantile, 1.0)
meanInf = apply(resultsMatrix[, 'infective', ], 1, mean, na.rm=TRUE)

infectPlot <- ggplot() +
  geom_ribbon(aes(x=daySeries, ymax=quant100inf, ymin=quant0inf, fill='full range  ')) +
  geom_ribbon(aes(x=daySeries, ymax=quant90inf, ymin=quant10inf, fill='percentile 10 to 90  ')) +
  geom_ribbon(aes(x=daySeries, ymax=quant80inf, ymin=quant20inf, fill='percentile 20 to 80  ')) +
  geom_ribbon(aes(x=daySeries, ymax=quant70inf, ymin=quant30inf, fill='percentile 30 to 70  ')) +
  geom_ribbon(aes(x=daySeries, ymax=quant60inf, ymin=quant40inf, fill='percentile 40 to 60  ')) +
  geom_line(aes(daySeries, quant50inf, colour = 'median  ')) +
  geom_line(aes(daySeries, meanInf, colour = 'mean  '), size=1.0) +
  scale_x_continuous(limits=c(0, simulationEnd), expand = c(0, 25), breaks=c(365, 730, 1095, 1460, 1825),
                     labels = c('1', '2', '3', '4', '5')) +
  scale_y_continuous(limits=c(0, prevMax), expand = c(0, 0)) +
  ylab('disease prevalence') +
  theme(axis.title.y=element_text(margin=margin(0,10,0,0))) +
  theme(axis.text=element_text(size=26, color='black'), 
        axis.title=element_text(size=26, face="bold", color='black')) +
  xlab('') +
  theme(axis.line = element_blank(),
        panel.grid.major = element_blank(),
        panel.grid.minor = element_blank(),
        panel.border = element_rect(fill=NA, colour='black'),
        panel.background = element_blank()) +
  scale_colour_manual(name=NULL, values=c('median  '='#1B4F72',
                                          'mean  '='black')) +
  scale_fill_manual(name=NULL, values=c('full range  '='#5DADE2', 
                                        'percentile 10 to 90  '='#3498DB', 
                                        'percentile 20 to 80  '='#2E86C1', 
                                        'percentile 30 to 70  '='#2874A6', 
                                        'percentile 40 to 60  '='#21618C')) +
  theme(legend.text.align=0) + 
  theme(legend.position='none') 
########################################################################################################################


########################################################################################################################
# Plot vaccinated dogs over time

vaccMax <- max(resultsMatrix[, 'vaccinated', ]) * 1.1
daySeries <- seq(1, simulationEnd)

quant0vac  <- apply(resultsMatrix[, 'vaccinated', ], 1, quantile, 0.0)
quant10vac  <- apply(resultsMatrix[, 'vaccinated', ], 1, quantile, 0.1)
quant20vac  <- apply(resultsMatrix[, 'vaccinated', ], 1, quantile, 0.2)
quant30vac  <- apply(resultsMatrix[, 'vaccinated', ], 1, quantile, 0.3)
quant40vac  <- apply(resultsMatrix[, 'vaccinated', ], 1, quantile, 0.4)
quant50vac  <- apply(resultsMatrix[, 'vaccinated', ], 1, quantile, 0.5)
quant60vac  <- apply(resultsMatrix[, 'vaccinated', ], 1, quantile, 0.6)
quant70vac  <- apply(resultsMatrix[, 'vaccinated', ], 1, quantile, 0.7)
quant80vac  <- apply(resultsMatrix[, 'vaccinated', ], 1, quantile, 0.8)
quant90vac  <- apply(resultsMatrix[, 'vaccinated', ], 1, quantile, 0.9)
quant100vac <- apply(resultsMatrix[, 'vaccinated', ], 1, quantile, 1.0)
meanVac = apply(resultsMatrix[, 'vaccinated', ], 1, mean, na.rm=TRUE)

vaccPlot <- ggplot() +
  geom_ribbon(aes(x=daySeries, ymax=quant100vac, ymin=quant0vac, fill='full range  ')) +
  geom_ribbon(aes(x=daySeries, ymax=quant90vac, ymin=quant10vac, fill='percentile 10 to 90  ')) +
  geom_ribbon(aes(x=daySeries, ymax=quant80vac, ymin=quant20vac, fill='percentile 20 to 80  ')) +
  geom_ribbon(aes(x=daySeries, ymax=quant70vac, ymin=quant30vac, fill='percentile 30 to 70  ')) +
  geom_ribbon(aes(x=daySeries, ymax=quant60vac, ymin=quant40vac, fill='percentile 40 to 60  ')) +
  geom_line(aes(daySeries, quant50vac, colour = 'median  ')) +
  geom_line(aes(daySeries, meanVac, colour = 'mean  '), size=1.0) +
  scale_x_continuous(limits=c(0, simulationEnd), expand = c(0, 25), breaks=c(365, 730, 1095, 1460, 1825),
                     labels = c('1', '2', '3', '4', '5')) +
  scale_y_continuous(limits=c(0, vaccMax), expand = c(0, 0)) +
  ylab('vacc dogs in pop') +
  theme(axis.title.y=element_text(margin=margin(0,10,0,0))) +
  theme(axis.text=element_text(size=26, color='black'), 
        axis.title=element_text(size=26, face="bold", color='black')) +
  xlab('year') +
  theme(axis.line = element_blank(),
        panel.grid.major = element_blank(),
        panel.grid.minor = element_blank(),
        panel.border = element_rect(fill=NA, colour='black'),
        panel.background = element_blank()) +
  scale_colour_manual(name=NULL, values=c('median  '='#1B4F72',
                                          'mean  '='black')) +
  scale_fill_manual(name=NULL, values=c('full range  '='#5DADE2', 
                                        'percentile 10 to 90  '='#3498DB', 
                                        'percentile 20 to 80  '='#2E86C1', 
                                        'percentile 30 to 70  '='#2874A6', 
                                        'percentile 40 to 60  '='#21618C')) +
  theme(legend.text.align=0) +
  theme(legend.text=element_text(size=26)) +
  theme(legend.position='bottom') 
########################################################################################################################

grid.draw(rbind(ggplotGrob(abundPlot), ggplotGrob(infectPlot), ggplotGrob(vaccPlot)))

#csv_data = data.frame(cbind(daySeries, meanAbun, meanInf, meanVac))
